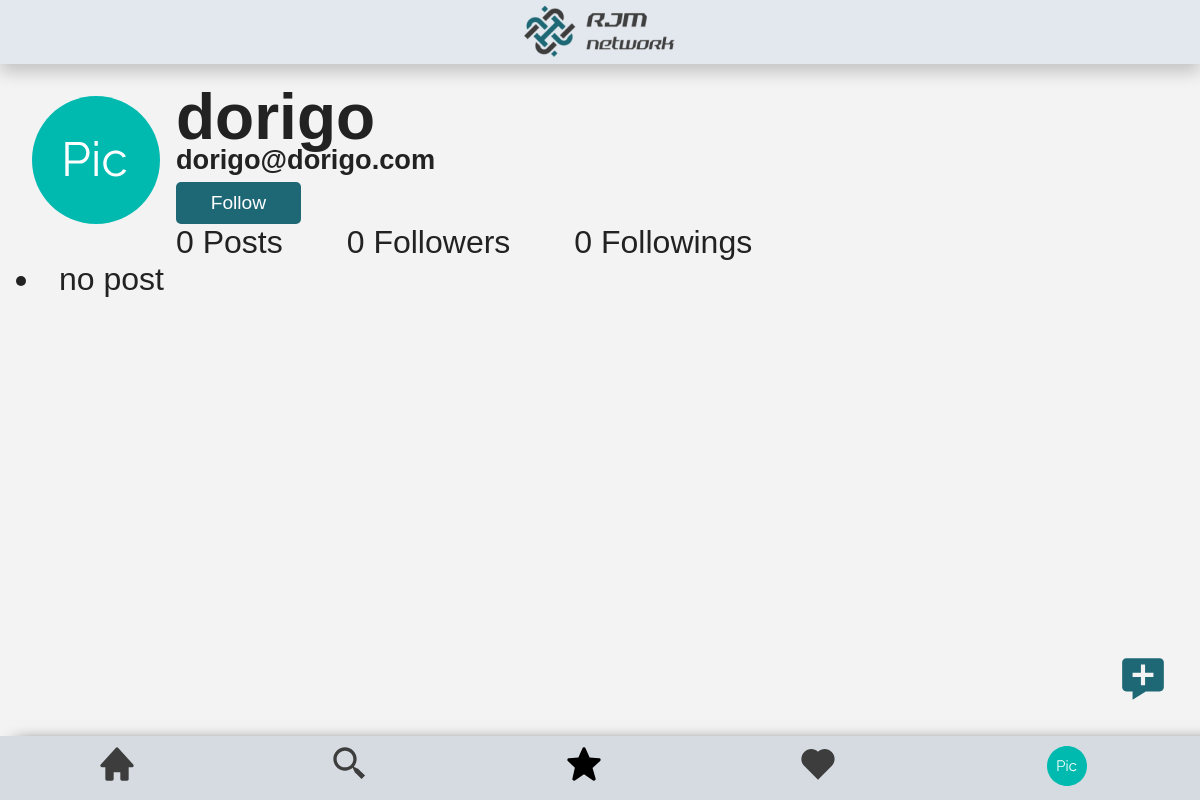
Page /profile/16 (signed in) on the earlier database version.
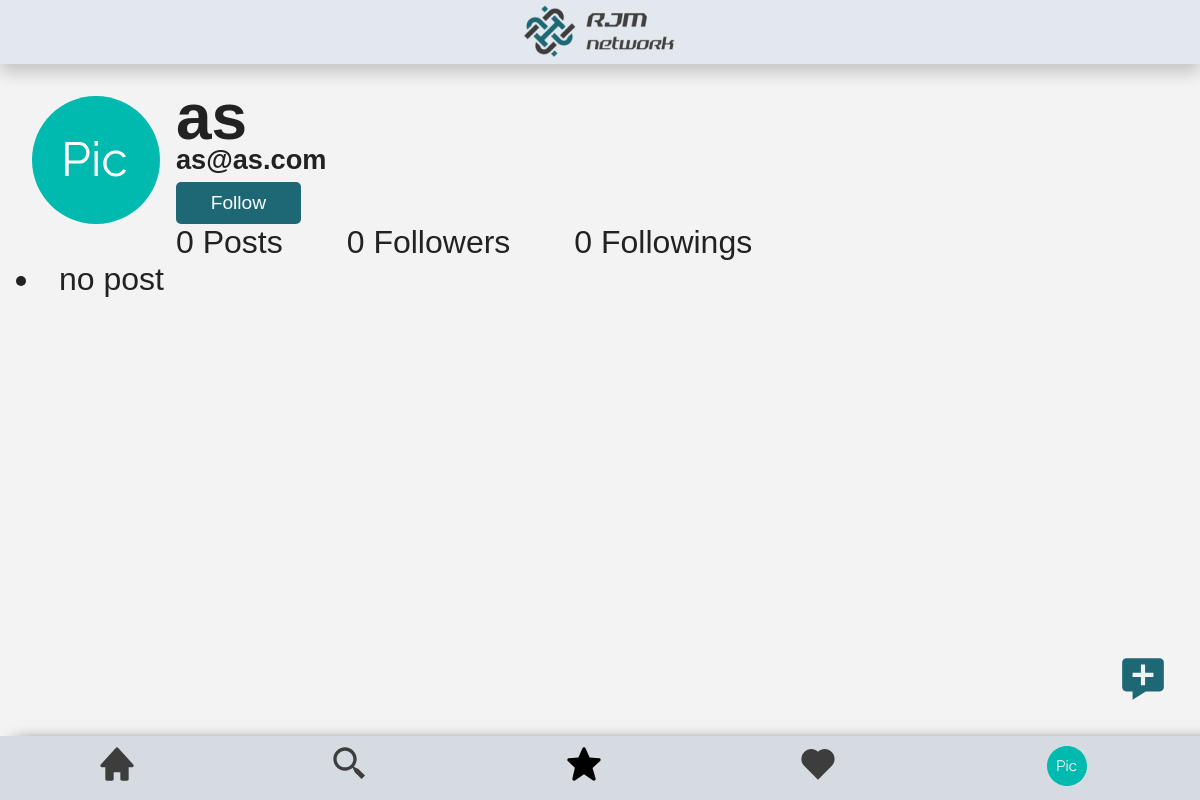
Same page on the later database version.
### network/models.py (models this page shows, shortened)
class User(AbstractUser):
    pass

class Followers(models.Model):
    id = models.AutoField(primary_key=True)
    followed = models.ForeignKey(User, on_delete=models.CASCADE, related_name="user_followed", default=0)
    follower = models.ManyToManyField(User, related_name="user_follower")
    def __str__(self):
        return f"{self.id}: The user {self.followed} number {self.followed.id} is followed by {self.follower.all()}."

### network/views.py (the view, shortened to what this page needs)
# urls.py: path("profile/<str:id_poster>", views.profile, name="profile"),
def profile(request, id_poster):
    if request.user.id:
        user_poster = User.objects.get(id=id_poster)
        try:
            followed_by = Followers.objects.filter(followed=id_poster)
        except Followers.DoesNotExist:
            followed_by = None
        followers_obj = Followers.objects.filter(follower__id=id_poster)
        followers=[]
        for follower in followers_obj:
            followers.append(follower.followed)
        profile_posts = NewPost.objects.filter(poster=id_poster)
        profile_posts = profile_posts.order_by("-date_added")
        id_poster=int(id_poster)
        total_posts=profile_posts.count()
        profile_posts=profile_posts[:10]
        total_pages=math.ceil(total_posts/10)
        list_total_pages = []
        for i in range(2, total_pages+1):
            list_total_pages.append(i)
        user_following = followed_by.filter(follower__id=request.user.id)
        if(user_following):
            user_following="Unfollow"
        else:
            user_following="Follow"
        all_likers = Likers.objects.all()
        return render(request, "network/profile.html", {
            "poster":user_poster,
            "followed_by":followed_by,
            "followers":followers,
            "profile_posts":profile_posts,
            "user_following":user_following,
            "list_total_pages":list_total_pages,
        })
    else:
        return render(request, "network/register.html")

### network/templates/network/profile.html (shortened to what this page needs)
{% extends "network/layout.html" %}
{% load static %}
{% block body %}
    <div id="profile_view">
        <div id="profile-flex-order">
            <div id="profile-flex-order-child1">
            </div>
            <div id="profile-flex-order-child2">
                <h2 id="profile_poster">{{poster}}</h2>
                <h6 id="profile_poster">{{poster.email}}</h6>
                    {% if poster.id != user.id  and user.is_authenticated%}
                        <button id="follow-btn" class="page_button" onclick="follow('{{poster.id}}', '{{user.id}}', '{{followed_by}}')" value='{{user_following}}'>{{user_following}}</button>
                    {% endif %}
                <div id="profile-data-line">
                    {{profile_posts.count}} Posts
                    {% if followed_by %}
                        {% for follow in followed_by %}
                            <div><span id="profile_followers_count" class="no-button">{{ follow.follower.all.count }}</span> Followers</div>
                        {% endfor %}
                    {% endif %}
                    {% if followers %}
                        {{ followers|length }}
                        {% if followers|length > 1 %} Followings
                        {% else %} Followings
                        {% endif %}
                    {% else %}
                        0 Followings
                    {% endif %}
                </div>
            </div>
        </div>
        <div id="all_posts_view">
            <div id="page_0">
                {% if profile_posts %}
                    {% for post in profile_posts %}
                        <div  id="posts_style">
                            <div id="posts-flex-order">
                                <div id="posts-flex-order-child1">
                                    <svg id="dropbtn-profile" width="40" height="40" viewBox="0 0 40 40" fill="none" xmlns="http://www.w3.org/2000/svg">
                                        <path id="dropbtn-profile" d="M40 20C40 31.0457 31.0457 40 20 40C8.95431 40 0 31.0457 0 20C0 8.9543 8.95431 0 20 0C31.0457 0 40 8.9543 40 20Z" fill="#00BAAF"/>
                                        <path id="dropbtn-profile" d="M10.42 25V14.35H14.83C15.29 14.35 15.71 14.445 16.09 14.635C16.48 14.825 16.815 15.085 17.095 15.415C17.375 15.735 17.595 16.095 17.755 16.495C17.915 16.885 17.995 17.285 17.995 17.695C17.995 18.275 17.865 18.825 17.605 19.345C17.355 19.855 17 20.27 16.54 20.59C16.08 20.91 15.54 21.07 14.92 21.07H11.47V25H10.42ZM11.47 20.14H14.875C15.295 20.14 15.66 20.025 15.97 19.795C16.28 19.565 16.52 19.265 16.69 18.895C16.86 18.525 16.945 18.125 16.945 17.695C16.945 17.255 16.845 16.85 16.645 16.48C16.445 16.11 16.18 15.82 15.85 15.61C15.53 15.39 15.175 15.28 14.785 15.28H11.47V20.14ZM19.541 25V17.185H20.561V25H19.541ZM19.541 15.55V14.05H20.561V15.55H19.541ZM26.1976 25.15C25.6276 25.15 25.1026 25.045 24.6226 24.835C24.1526 24.615 23.7376 24.315 23.3776 23.935C23.0276 23.555 22.7526 23.12 22.5526 22.63C22.3626 22.14 22.2676 21.62 22.2676 21.07C22.2676 20.33 22.4326 19.655 22.7626 19.045C23.0926 18.435 23.5526 17.95 24.1426 17.59C24.7326 17.23 25.4126 17.05 26.1826 17.05C26.9126 17.05 27.5576 17.22 28.1176 17.56C28.6776 17.89 29.0926 18.34 29.3626 18.91L28.3726 19.225C28.1526 18.825 27.8426 18.515 27.4426 18.295C27.0526 18.065 26.6176 17.95 26.1376 17.95C25.6176 17.95 25.1426 18.085 24.7126 18.355C24.2826 18.625 23.9376 18.995 23.6776 19.465C23.4276 19.935 23.3026 20.47 23.3026 21.07C23.3026 21.66 23.4326 22.195 23.6926 22.675C23.9526 23.155 24.2976 23.54 24.7276 23.83C25.1576 24.11 25.6326 24.25 26.1526 24.25C26.4926 24.25 26.8176 24.19 27.1276 24.07C27.4476 23.95 27.7226 23.79 27.9526 23.59C28.1926 23.38 28.3526 23.155 28.4326 22.915L29.4376 23.215C29.2976 23.585 29.0626 23.92 28.7326 24.22C28.4126 24.51 28.0326 24.74 27.5926 24.91C27.1626 25.07 26.6976 25.15 26.1976 25.15Z" fill="white"/>
                                    </svg>
                                </div>
                                <div id="posts-flex-order-child2">
                                    <div id="posts-first-line">
                                        <a id="profile"  href="profile/{{ post.poster.id }}">{{ post.poster }}</a>
                                        <div id="post-{{post.date_added}}" class="date_post"> {{ post.date_added }}</div>
                                    </div>
                                    <div id="post-description-{{post.id}}" class="description_post"> {{ post.description }} </div>
                                    {% if post.poster.id == user.id %}
                                        <div id="edit" onclick="edit_field('{{ post.id }}')">Edit</div>
                                    {% else %}
                                    {% endif %}
                                    <textarea class="form-control mb-2" id="edit-box-{{post.id}}" name="edit-box" style="display:none;" wrap="off" cols="30" rows="5">{{ post.description }}</textarea>
                                    <div id="edit-btns">
                                        <button id="edit-save-btn-{{post.id}}" class="page_button" style="display:none;"  onclick="save_edit('{{ post.id }}')">Save</button>
                                    </div>
                                </div>
                            </div>
                            <div id="like_complete">
                                {% if user.id in post.likers_id %}
                                    <button class="yes_button" id="like-btn-{{post.id}}" value="heart_full" onclick="like('{{ post.id }}')">
                                        <svg id="heart-img-{{ post.id }}" alt="jacket" width="40" height="40" viewBox="0 0 40 40" fill="none" xmlns="http://www.w3.org/2000/svg">
                                            <path d="M33.6751 7.9851C32.7561 7.05963 31.6632 6.32493 30.4593 5.82324C29.2555 5.32155 27.9643 5.06277 26.6601 5.06177C24.1931 5.06217 21.8162 5.98889 20 7.65843C18.1841 5.98861 15.8071 5.06185 13.34 5.06177C12.0343 5.06313 10.7417 5.3227 9.53661 5.82555C8.33155 6.3284 7.23783 7.06459 6.31838 7.99177C2.39672 11.9301 2.39838 18.0901 6.32172 22.0118L20 35.6901L33.6784 22.0118C37.6017 18.0901 37.6034 11.9301 33.6751 7.9851Z" fill="#DA2D57"/>
                                        </svg>
                                    </button>
                                {% else %}
                                    <button class="yes_button" id="like-btn-{{post.id}}" value="heart_empty"  onclick="like('{{ post.id }}')">
                                        <svg id="heart-img-{{ post.id }}" alt="jacket" width="40" height="40" viewBox="0 0 40 40" fill="none" xmlns="http://www.w3.org/2000/svg">
                                            <path d="M20 7.65843C18.1841 5.98861 15.8071 5.06185 13.34 5.06177C12.0343 5.06313 10.7417 5.3227 9.53661 5.82555C8.33155 6.3284 7.23783 7.06459 6.31838 7.99177C2.39672 11.9301 2.39838 18.0901 6.32172 22.0118L18.5417 34.2318C18.825 34.7301 19.3717 35.0518 20 35.0518C20.258 35.0493 20.5119 34.9863 20.7411 34.8679C20.9704 34.7495 21.1686 34.579 21.32 34.3701L33.6784 22.0118C37.6017 18.0884 37.6017 11.9301 33.675 7.9851C32.7561 7.05963 31.6632 6.32493 30.4593 5.82324C29.2555 5.32155 27.9643 5.06277 26.66 5.06177C24.1931 5.06217 21.8162 5.98889 20 7.65843ZM31.3184 10.3418C33.9234 12.9601 33.925 17.0501 31.3217 19.6551L20 30.9768L8.67838 19.6551C6.07505 17.0501 6.07672 12.9601 8.67505 10.3484C9.94172 9.08843 11.5984 8.3951 13.34 8.3951C15.0817 8.3951 16.7317 9.08843 17.9884 10.3451L18.8217 11.1784C18.9764 11.3333 19.16 11.4562 19.3622 11.5401C19.5644 11.6239 19.7812 11.6671 20 11.6671C20.2189 11.6671 20.4357 11.6239 20.6379 11.5401C20.8401 11.4562 21.0237 11.3333 21.1784 11.1784L22.0117 10.3451C24.5317 7.8301 28.8017 7.83677 31.3184 10.3418Z" fill="#3D3D3D"/>
                                        </svg>
                                    </button>
                                {% endif %}
                                <div id="like-count-{{post.id}}" class="d-inline-block">{{post.number_likes}} </div> likes
                            </div>
                            <div>{{ post.timestamp }}</div>
                        </div>
                    {% endfor %}
                    <div id="id_page_buttons">
                        <button id="selected_button" class="no-button" > 1 </button>
                        {% if list_total_pages %}
                            {% for page in list_total_pages %}
                                <button class="page_button"  id="not_selected_button" onclick="pages('{{user.id}}', 0, '{{page}}'-1)">{{page}}</button>
                            {% endfor %}
                            <button class="page_button" onclick="pages('{{user.id}}', 0, 1)">Next page</button>
                        {% endif %}
                    </div>
                    <button id="username" class="no-button" style="display:none">{{ user.username }} </button>
                {% else %}
                    <li>no post</li>
                {% endif %}
            </div>
        </div>
    </div>
{% endblock %}

### network/templates/network/layout.html (shortened to what this page needs)
{% load static %}
<!DOCTYPE html>
<html lang="en">
    <head>
        <link href="{% static 'network/styles.css' %}" rel="stylesheet">
    </head>
    <body>
        <header class="header">
            <img class="logo" src="{% static 'assets/logo1-removebg-preview 2.png' %}" alt="Logo_page">
        </header>
        <nav id="navbar" class="navbar navbar-expand-lg navbar-light bg-light">
            <a class="nav-link"  id="nav-home" href="{% url 'index'%}">
            </a>
            <div class="nav-link"  id="nav-search">
            </div>
            {% if user.is_authenticated %}
            <div class="new_post_button"  id="new_post">
            </div>
                <a class="nav-link" id="nav-following" href="{% url 'following' %}">
                </a>
                <a class="nav-link"  id="nav-liked-posts" href="{% url 'liked_posts'%}">
                </a>
                <div class="dropdown">
                    <button onclick="myFunction()" class="dropbtn" id="dropbtn-profile" >
                    </button>
                </div>
            {% else %}
                    <a class="nav-link" id="nav-link" href="{% url 'login' %}">Log In</a>
                    <a class="nav-link"  id="nav-link"href="{% url 'register' %}">Register</a>
            {% endif %}
        </nav>
        <div class="body">
            {% block body %}
            {% endblock %}
        </div>
    </body>
</html>

### network/static/network/styles.css (style rules this page uses)
#profile-flex-order { display: flex; flex-direction: row; }
#profile-flex-order-child1 #dropbtn-profile { width: 4rem; height: 4rem; margin: .5rem; }
#profile-data-line { display: flex; flex-direction: row; width: 100%; gap: 2rem; }
#profile-flex-order-child2 { display: flex; flex-direction: column; justify-content: space-between; }
#profile-flex-order-child2 h2 { height: 2rem; }
#profile-flex-order-child2 h6 { margin-bottom: .2rem; }
.page_button { width: 3.9rem; height: 1.3rem; background-color: var(--link-color); color: var(--white-color); margin: 0; font-size: .6rem; border:0; border-radius: 5px; }
:root { --white-color: #ffffff; --black-color: #000000; --white-alpha-color: rgba(255, 255, 255, 0.5); --black-alpha-color: rgba(0, 0, 0, 0.3); --black-alpha-color2: rgba(0, 0, 0, 0.5); --gray-color: #ccc; --gray-dark-color: #555; --gray-light-color: #f3f3f3; --text-color: #222; --gray-blue: #D5DBE1; --gray-blue-2: #E2E8EE; --gray-light-2: #3d509f; --black-logo: #3D3D3D; --pink-color: #DA2D57; --yellow-color: #AAAD00; --blue-color: #0013C2; --green-color: #2B8800; --orange-color: #FF8A00; --pic-user-logued-color: #00BAAF; --link-color: #1E6876; --link-dark-color: #144852; --link-light-color: #2d9cb3; --font: "Ubuntu", sans-serif; --max-width: 1200px; --header-height: 2rem; --search-height: 1.3rem; }
html { box-sizing: border-box; font-family: var(--font); font-size: 2rem; scroll-behavior: smooth; }
*, *::after, *::before { box-sizing: inherit; }
body { margin: 0; overflow-x: hidden; color: var(--text-color); background-color: var(--gray-light-color); }
a { color: var(--link-color); text-decoration: none; transition: all ease-out; }
h2 { margin: 0; font-size: 2rem; }
h6 { margin: 0; font-size: 0.85rem; }
.header { position: fixed; left: 0; top: 0; width: 100%; height: var(--header-height); background-color: var(--gray-blue-2); color: var(--white-color); display: flex; justify-content: center; align-items: center; box-shadow: 0px 8px 16px 0px rgba(0,0,0,0.2); }
.navbar { position: fixed; left: 0; bottom: 0; width: 100%; height: var(--header-height); background-color: var(--gray-blue); display: flex; flex-direction: row; justify-content: space-around; align-items: center; box-shadow: 16px 8px 16px 0px rgba(0,0,0,1.2); }
.dropbtn { background-color: rgba(0,0,0,0); padding: 16px; font-size: 16px; border: none; cursor: pointer; }
.dropdown { position: relative; display: inline-block; }
.new_post_button { position: fixed; right: 1rem; bottom: 3rem; cursor: pointer; height: 50px; }
body { margin: var(--header-height) 0; padding: .5rem; }
#nav-search { cursor: pointer; }
::placeholder { color: var(--gray-color); opacity: 1; }

Differences in the rows shown:
changed User: username "dorigo" → "as"; email "dorigo@dorigo.com" → "as@as.com"
